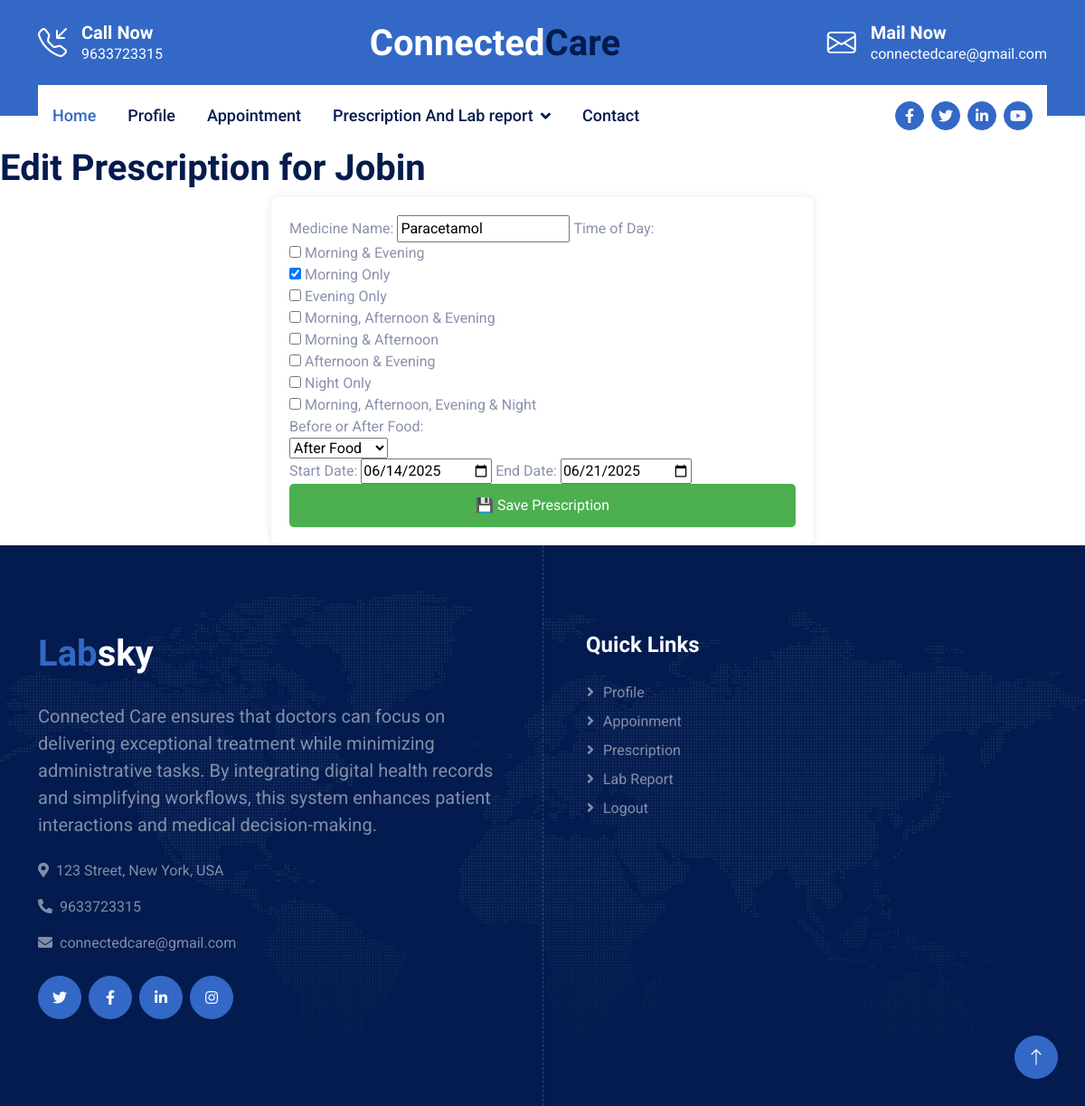
/edit_presc/1 (signed in), run on the app's committed database.
### hosp_app/models.py (models this page shows, shortened)
class Patient(models.Model):
    name = models.CharField(max_length=100)
    address = models.CharField(max_length=100)
    gender = models.CharField(max_length=100)
    age = models.CharField(max_length=100)
    contact = models.CharField(max_length=100)
    loginid = models.ForeignKey(Login, on_delete=models.CASCADE)
    pr_number = models.CharField(max_length=15, unique=True, blank=True, null=True)

class Prescription(models.Model):
    appointment = models.ForeignKey(Appointment, related_name="prescriptions", on_delete=models.CASCADE)
    medicine_name = models.CharField(max_length=100)
    time_of_day = models.CharField(max_length=50)  # Stores selections as comma-separated values
    before_or_after_food = models.CharField(max_length=10, choices=[("Before", "Before Food"), ("After", "After Food")])
    start_date = models.DateField()
    end_date = models.DateField()

### hosp_app/views.py (the view)
# urls.py: path('edit_presc/<int:id>',views.edit_presc,name='edit_presc'),
def edit_presc(request, id):
    if 'user_id' in request.session:
        prescription = get_object_or_404(Prescription, id=id)
        if request.method == 'POST':
            form = PrescriptionForm(request.POST, instance=prescription)
            if form.is_valid():
                form.save()
                return redirect('doc_presc_show')
        else:
            form = PrescriptionForm(instance=prescription)
        return render(request, 'edit_presc.html', {'form': form, 'patient': prescription.appointment.pat_id})
    else:
        return redirect('login')

### hosp_app/forms.py
class PrescriptionForm(forms.ModelForm):
    time_of_day = forms.MultipleChoiceField(
        choices=[
    ("Morning & Evening", "Morning & Evening"),
    ("Morning Only", "Morning Only"),
    ("Evening Only", "Evening Only"),
    ("Morning, Afternoon & Evening", "Morning, Afternoon & Evening"),
    ("Morning & Afternoon", "Morning & Afternoon"),
    ("Afternoon & Evening", "Afternoon & Evening"),
    ("Night Only", "Night Only"),
    ("Morning, Afternoon, Evening & Night", "Morning, Afternoon, Evening & Night"),
],
        widget=forms.CheckboxSelectMultiple
    )
    class Meta:
        model = Prescription
        fields = ['medicine_name', 'time_of_day', 'before_or_after_food', 'start_date', 'end_date']
        widgets = {
            'start_date': forms.DateInput(attrs={'type': 'date'}),
            'end_date': forms.DateInput(attrs={'type': 'date'}),
        }

### hosp_app/templates/edit_presc.html (shortened to what this page needs)
{% extends "doc_header.html" %}
{% block content %}
<h1>Edit Prescription for {{ patient.name }}</h1>
<div class="form-container">
    <form method="POST">
        <label>Medicine Name:</label>
        {{ form.medicine_name }}
        <label>Time of Day:</label>
        <div class="checkbox-group">
            {{ form.time_of_day }}
        </div>
        <label>Before or After Food:</label>
        <div class="radio-group">
            {{ form.before_or_after_food }}
        </div>
        <label>Start Date:</label>
        {{ form.start_date }}
        <label>End Date:</label>
        {{ form.end_date }}
        <button type="submit" class="submit-btn">💾 Save Prescription</button>
    </form>
</div>
{% endblock %}

### hosp_app/templates/edit_presc.html (style rules this page uses)
.form-container { max-width: 600px; margin: auto; background: white; padding: 20px; border-radius: 8px; box-shadow: 0 0 10px rgba(0, 0, 0, 0.1); }
.checkbox-group { display: flex; gap: 10px; }
.radio-group { display: flex; gap: 20px; }
.submit-btn { background: #4caf50; color: white; padding: 12px; border: none; border-radius: 5px; font-size: 16px; width: 100%; cursor: pointer; }

### data on the page
Patient: name "Jobin"
Prescription: medicine_name "Paracetamol", time_of_day "☐ ☑ ☐ ☐ ☐ ☐ ☐ ☐", before_or_after_food "After Food", start_date "06/14/2025", end_date "06/21/2025"
